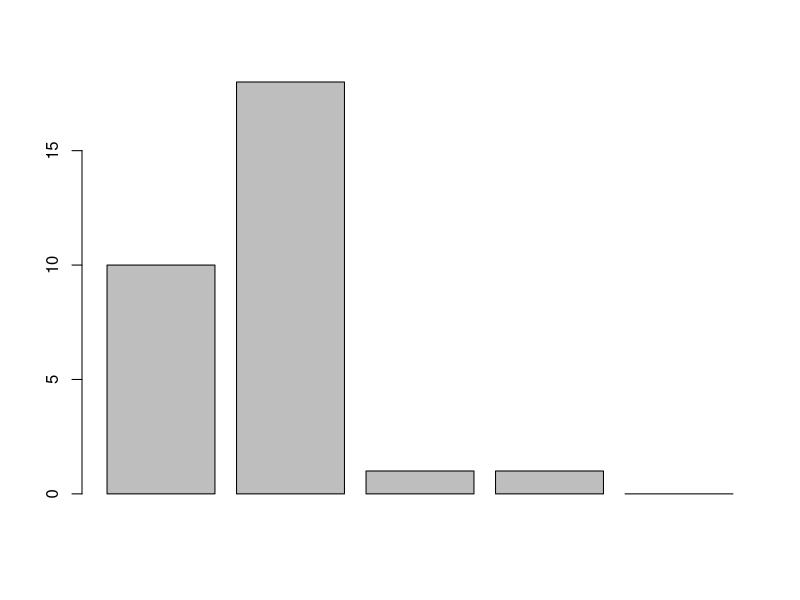
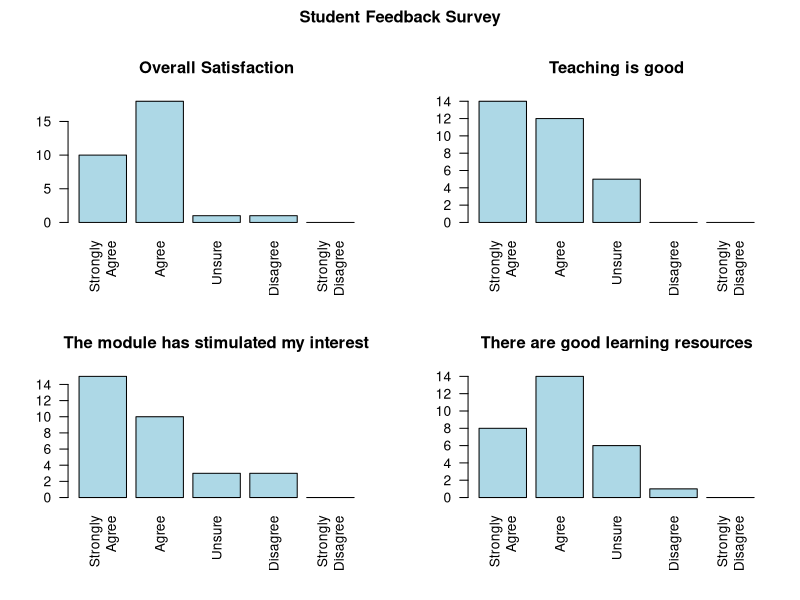

Recreate these plots in R, in order.
da <- read.csv("Official/EC381Feedback.csv", stringsAsFactors = FALSE)
# Reduce the questions to one word
Questions <- c("Overall", "Organised", "Informed", "Changes", "Contract", "Teaching", "Stimulated", "Assessment", 
               "Feedback-time", "Feedback-use", "Resources")
# These levels are actually made up.  I think that they are abaut right.
# Wrap two word labesl so that they fit without overlap.
Level <- c(paste("Strongly", "Agree", sep = "\n"), "Agree", "Unsure", "Disagree", paste("Strongly", "Disagree", sep = "\n"))
barplot(as.numeric(da[1,2:6]))
# Search for Joshua Callarman <J.Callarman@brighton.ac.uk> in email for full results with comments. 
str(da)
head(da, n  = 20)
#-------------------------------------
# Simple questions
row.names(da) <- Questions
#Four charts
par(mfrow = c(2, 2))
# Create room for title. 
par(oma = c(1, 0, 2, 0)) # overall margin = bottom, left, top, right?
reqQuest <- c("Overall", "Teaching", "Stimulated", "Resources")
head1 <- "Overall Satisfaction"
head2 <- "Teaching is good"
head3 <- "The module has stimulated my interest"
head4 <- "There are good learning resources"
heads <- c(head1, head2, head3, head4)
for(i in 1:4){
# Need to convert the rows to numeric to ensure that it works
# http://stackoverflow.com/questions/14484728/convert-a-row-of-a-data-frame-to-vector
  barplot(as.numeric(da[reqQuest[i], 2:6]), names.arg = Level, main = heads[i], col = "lightblue", las = 2) 
}
# Overall title for the four charts. 
# http://sphaerula.com/legacy/R/multiplePlotFigure.html
title("Student Feedback Survey", outer = TRUE)

